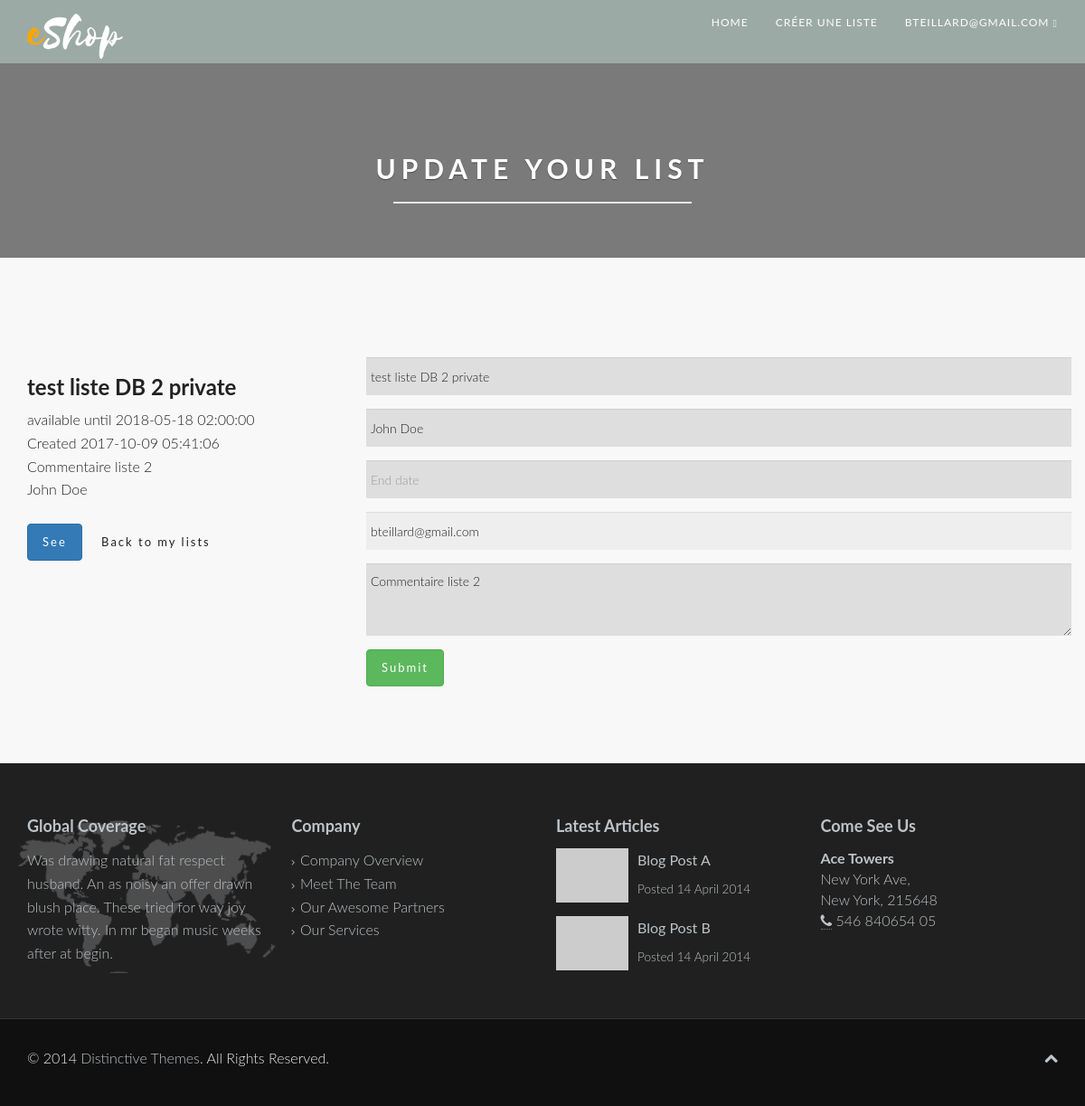
The page /web/v2/page.php?page=updatelist&listeUrlAdmin=E (signed in) on the database its author committed.
### tables this page shows
CREATE TABLE `listes` (
  `id` int(11) NOT NULL,
  `label` varchar(255) NOT NULL,
  `date_creation` timestamp NOT NULL DEFAULT CURRENT_TIMESTAMP,
  `date_echeance` timestamp NOT NULL DEFAULT '0000-00-00 00:00:00',
  `commentaires` text,
  `nom_admin` varchar(255) NOT NULL,
  `mail_admin` varchar(255) NOT NULL,
  `public` int(11) NOT NULL,
  `url` varchar(200) NOT NULL,
  `admin_url` varchar(255) NOT NULL
);

### srv/Autoloader.class.php (called while the page is built, shortened)
<?php
class Autoloader
{
    public static function register()
    {
        spl_autoload_register(function ($class) {
            $file = dirname(__FILE__)."/Class".DIRECTORY_SEPARATOR.strtolower($class).".class.php";
            if (file_exists($file)) {
                return true;
            }
            return false;
        });
    }
}

### srv/Class/securite.class.php (called while the page is built, shortened)
<?php
	class Securite
	{
		public static function getField($method, $fieldName){
			$fieldValue = Null;
			if($method=="POST"){
				if(isset($_POST[$fieldName])){
					$fieldValue = self::bdd($_POST[$fieldName]);
				}
			}elseif ($method=="GET") {
				if(isset($_GET[$fieldName])){
					$fieldValue = self::bdd($_GET[$fieldName]);
					$fieldValue = $_GET[$fieldName];
				}
			}
			return $fieldValue;
		}
		public static function bdd($string)
		{
			if(ctype_digit($string))
			{
				$string = intval($string);
			}
			else
			{
				$string = addcslashes($string, '%_');
			}
			return $string;
		}
	}
?>

### srv/Class/db.class.php (called while the page is built, shortened)
<?php
require("/Applications/XAMPP/xamppfiles/htdocs/eshop/srv/library/notorm-master/NotORM.php");
class db{
  public static function getConnexion(){
    $DB = "bddeshop2";
    $HOST = "localhost";
    $USER = "root";
    $MDP = "";
    $dsn = "mysql:dbname=".$DB.";host:".$HOST."";
    try{
      $connection = new PDO($dsn,$USER,$MDP);
    }catch (PDOException $Exception){
        Utility::redirect('error','code=2002');
    }
    $connection->setAttribute(PDO::ATTR_ERRMODE, PDO::ERRMODE_WARNING);
    $connection->setAttribute(PDO::ATTR_CASE, PDO::CASE_LOWER);
    $connection->query("SET NAMES 'utf8';");
    return new NotORM($connection);
  }
}

### srv/Class/liste.class.php (called while the page is built, shortened)
<?php
class Liste
{
  public function setAdminUrl($adminUrl)
  {
      return $this;
  }
    public function setListeName($listeName)
    {
        return $this;
    }
    public function setAdminName($adminName)
    {
        return $this;
    }
    public function setAdminEmail($adminEmail)
    {
        return $this;
    }
    public function setEndDate($endDate)
    {
        return $this;
    }
    public function setCreationDate($creationDate)
    {
        return $this;
    }
    public function setPublic($public)
    {
        return $this;
    }
    public function setDescription($description)
    {
        return $this;
    }
    public function setIdListe($idListe)
    {
        return $this;
    }
    public function setUrl($url)
    {
        return $this;
    }
    public static function getOneList($type,$val){
      $db = db::getConnexion();
      $objliste = new Liste();
      $rq = $db->listes($type, $val);
      foreach ($rq as $liste) {
        $objliste->setListeName($liste['label']);
        $objliste->setAdminName($liste['nom_admin']);
        $objliste->setAdminEmail($liste['mail_admin']);
        $objliste->setEndDate($liste['date_echeance']);
        $objliste->setCreationDate($liste['date_creation']);
        $objliste->setPublic($liste['public']);
        $objliste->setDescription($liste['commentaires']);
        $objliste->setIdListe($liste['id']);
        $objliste->setUrl($liste['url']);
        $objliste->setAdminUrl($liste['admin_url']);
      }
      return $objliste;
    }
    public static function isListExist($type,$val){
      $db = db::getConnexion();
      $nbVal = count($db->listes($type, $val));
      $retVal = Null;
      if($nbVal == 1){
        $retVal = true;
      }else if($nbVal == 0){
        $retVal = false;
      }
      return $retVal;
    }
}
 ?>

### srv/library/notorm-master/NotORM.php (called while the page is built, shortened)
<?php
include_once dirname(__FILE__) . "/NotORM/Structure.php";
include_once dirname(__FILE__) . "/NotORM/Result.php";
class NotORM extends NotORM_Abstract {
	function __construct(PDO $connection, NotORM_Structure $structure = null, NotORM_Cache $cache = null) {
		$this->connection = $connection;
		if (!isset($structure)) {
			$structure = new NotORM_Structure_Convention;
		}
		$this->structure = $structure;
		$this->cache = $cache;
	}
	function __call($table, array $where) {
		$return = new NotORM_Result($this->structure->getReferencingTable($table, ''), $this);
		return $return;
	}
}

### srv/library/notorm-master/NotORM/Structure.php (called while the page is built, shortened)
<?php
class NotORM_Structure_Convention implements NotORM_Structure {
	protected $primary, $foreign, $table, $prefix;
	function __construct($primary = 'id', $foreign = '%s_id', $table = '%s', $prefix = '') {
		$this->primary = $primary;
		$this->table = $table;
		$this->prefix = $prefix;
	}
	function getPrimary($table) {
		return sprintf($this->primary, $this->getColumnFromTable($table));
	}
	function getReferencingTable($name, $table) {
		return $this->prefix . $name;
	}
	protected function getColumnFromTable($name) {
		return $name;
	}
}

### srv/library/notorm-master/NotORM/Result.php (called while the page is built, shortened)
<?php
class NotORM_Result extends NotORM_Abstract implements Iterator, ArrayAccess, Countable, JsonSerializable {
	protected $select = array(), $conditions = array(), $where = array(), $parameters = array(), $order = array(), $limit = null, $offset = null, $group = "", $having = "", $lock = null;
	protected $union = array(), $unionOrder = array(), $unionLimit = null, $unionOffset = null;
	protected $data, $referencing = array(), $aggregation = array(), $accessed, $access, $keys = array();
	function __construct($table, NotORM $notORM, $single = false) {
		$this->table = $table;
		$this->notORM = $notORM;
		$this->primary = $notORM->structure->getPrimary($table);
	}
	function __destruct() {
		$this->rows = null;
	}
	protected function limitString($limit, $offset = null) {
		$return = "";
		return $return;
	}
	protected function removeExtraDots($expression) {
		return preg_replace('~(?:\\b[a-z_][a-z0-9_.:]*[.:])?([a-z_][a-z0-9_]*)[.:]([a-z_*])~i', '\\1.\\2', $expression);
	}
	protected function whereString() {
		$return = "";
		if ($this->order) {
			$return .= " ORDER BY " . implode(", ", $this->order);
		}
		$return = $this->removeExtraDots($return);
		$where = $this->where;
		if ($where) {
			$return = " WHERE " . implode($where) . $return;
		}
		$return .= $this->limitString($this->limit, $this->offset);
		return $return;
	}
	protected function topString($limit, $offset = null) {
		return "";
	}
	protected function createJoins($val) {
		$return = array();
		return $return;
	}
	function __toString() {
		$return = "SELECT" . $this->topString($this->limit, $this->offset) . " ";
		$join = $this->createJoins(implode(",", $this->conditions) . "," . implode(",", $this->select) . ",$this->group,$this->having," . implode(",", $this->order));
		if ($this->select) {
			$return .= $this->removeExtraDots(implode(", ", $this->select));
		} elseif ($this->accessed) {
			$return .= ($join ? "$this->table." : "") . implode(", " . ($join ? "$this->table." : ""), array_keys($this->accessed));
		} else {
			$return .= ($join ? "$this->table." : "") . "*";
		}
		$return .= " FROM $this->table" . implode($join) . $this->whereString();
		return $return;
	}
	protected function query($query, $parameters) {
		$return = $this->notORM->connection->prepare($query);
		if (!$return || !$return->execute(array_map(array($this, 'formatValue'), $parameters))) {
			$return = false;
		}
		return $return;
	}
	protected function formatValue($val) {
		return $val;
	}
	protected function quote($val) {
		$val = $this->formatValue($val);
		return $this->notORM->connection->quote($val);
	}
	function where($condition, $parameters = array()) {
		$args = func_get_args();
		return $this->whereOperator("AND", $args);
	}
	protected function whereOperator($operator, array $args) {
		$condition = $args[0];
		$parameters = (count($args) > 1 ? $args[1] : array());
		$this->conditions[] = "$operator $condition";
		$condition = $this->removeExtraDots($condition);
		if (count($args) != 2 || strpbrk($condition, "?:")) {
			if (count($args) != 2 || !is_array($parameters)) {
				$parameters = array_slice($args, 1);
			}
			$this->parameters = array_merge($this->parameters, $parameters);
		} elseif ($parameters === null) {
			$condition .= " IS NULL";
		} elseif (!is_array($parameters)) {
			$condition .= " = " . $this->quote($parameters);
		} else {
			$condition = $this->whereIn($condition, $parameters);
		}
		$this->where[] = (preg_match('~^\)+$~', $condition)
			? $condition
			: ($this->where ? " $operator " : "") . "($condition)"
		);
		return $this;
	}
	function order($columns) {
		$this->rows = null;
		if ($columns != "") {
			$columns = (is_array($columns) ? $columns : func_get_args());
			foreach ($columns as $column) {
				if ($this->union) {
					$this->unionOrder[] = $column;
				} else {
					$this->order[] = $column;
				}
			}
		} elseif ($this->union) {
			$this->unionOrder = array();
		} else {
			$this->order = array();
		}
		return $this;
	}
	function count($column = "") {
		if (!$column) {
			$this->execute();
			return count($this->data);
		}
		return $this->aggregation("COUNT($column)");
	}
	protected function execute() {
		if (!isset($this->rows)) {
			$result = false;
			$parameters = array();
			try {
				$result = $this->query($this->__toString(), $parameters);
			} catch (PDOException $exception) {
			}
			$this->rows = array();
			if ($result) {
				$result->setFetchMode(PDO::FETCH_ASSOC);
				foreach ($result as $key => $row) {
					if (isset($row[$this->primary])) {
						$key = $row[$this->primary];
					}
					$this->rows[$key] = new $this->notORM->rowClass($row, $this);
				}
			}
			$this->data = $this->rows;
		}
	}
	function rewind() {
		$this->execute();
	}
}

### web/v2/html/updatelist.php (the view, shortened to what this page needs)
<?php
$url = NULL;
$getVar = "";
$run  = false;
$error = array();
if(isset($_GET['listeUrl'])){
  $getVar = "url";
  if($_GET['listeUrl'] <> ""){
    $url = Securite::getField('GET','listeUrl');
  }else{
    array_push($error, "id liste manquant");
  }
}else if(isset($_GET['listeUrlAdmin'])){
  $getVar = "admin_url";
  if($_GET['listeUrlAdmin'] <> ""){
    $url = Securite::getField('GET','listeUrlAdmin');
  }else{
    array_push($error, "id liste admin manquant");
  }
}else{
  array_push($error, "Aucune liste demandée");
}
if($url <> NULL){
  $booListExist = Liste::isListExist($getVar,$url);
  if($booListExist){
    $list = new Liste();
    $list = Liste::getOneList($getVar,$url);
    $run = true;
  }else if(!$booListExist){
      array_push($error, "La liste demandée n'existe pas");
      $run = false;
  }else if($booListExist == NULL){
      array_push($error, "Erreur, plusieurs listes semblent exister avec cet ID");
      $run = false;
  }else{
    array_push($error, "Erreur incconue");
    $run = false;
  }
}
?>
<?php if($run){ ?>
  <section id="single-page-slider" class="no-margin">
      <div class="carousel slide" data-ride="carousel">
          <div class="carousel-inner">
              <div class="item active">
                  <div class="container">
                      <div class="row">
                          <div class="col-md-12">
                              <div class="center gap fade-down section-heading">
                                  <h2 class="main-title">Update your list</h2>
                                  <hr>
                              </div>
                          </div>
                      </div>
                  </div>
              </div>
          </div>
      </div>
  </section>
  <div id="content-wrapper">
      <section id="about-us" class="white">
          <div class="container">
              <div class="row">
                  <div class="col-md-4 fade-up">
                    <h3><?php echo $list->getListeName(); ?></h3>
                    <span class="icon icon-home"></span>available until <?php echo $list->getEndDate(); ?><br/>
                    <span class="icon icon-phone">Created <?php echo $list->getCreationDate(); ?><br/>
                    <span class="icon icon-mobile"></span><?php echo $list->getDescription(); ?><br/>
                    <span class="icon icon-user"></span><?php echo $list->getAdminName(); ?><br/>
                    <br/>
                    <a class="btn btn-primary" href='page.php?page=showlist&listeUrl=<?php echo $list->getUrl(); ?>'>See</a>
                    <a class="btn btn-secondary" href='page.php?page=showlists'>Back to my lists</a>
                  </div>
                  <div class="col-md-8 fade-up">
                    <form method="POST" id="contact-form" class="form-horizontal" action="engine.php?action=saveList&refer0=updatelist&refer1=updatelist" >
                        <div class="form-group">
                            <input type="text" name="ListeName" id="ListName" class="form-control" value="<?php echo $list->getListeName(); ?>" placeholder="The list name" required/>
                        </div>
                        <div class="form-group">
                            <input type="text" name="Name" id="Name" class="form-control" placeholder="Your Name" value="<?php echo $list->getAdminName(); ?>" required/>
                        </div>
                        <div class="form-group">
                            <input type="text" name="EndDate" id="EndDate" class="form-control" placeholder="End date"/>
                        </div>
                        <div class="form-group">
                            <input type="mail" name="Mail" id="Mail" class="form-control" placeholder="Your mail" value="<?php echo $list->getAdminEMail(); ?>" readonly/>
                        </div>
                        <div class="form-group">
                            <textarea name="Description" rows="3" cols="20" id="Description" class="form-control input-message"  placeholder="Any comment ?" required><?php echo $list->getDescription(); ?></textarea>
                        </div>
                        <div class="form-group">
                            <input type="submit" name="submit" value="Submit" class="btn btn-success" />
                        </div>
                    </form>
                  </div>
              </div>
            </div>
      </section>
  </div>
<?php } ?>

### web/v2/css/style.css (style rules this page uses)
body { color: #222; background: #f5f5f5; font-family: Lato, sans-serif; font-weight: 300; line-height: 1.6; font-size: 16px; }
h1, h2, h3, h4, h5, h6 { font-family: Lato, sans-serif; font-weight: 700; }
a { color: #222; -webkit-transition: 300ms; -moz-transition: 300ms; -o-transition: 300ms; transition: 300ms; }
hr { border-top: 1px solid #e5e5e5; border-bottom: 1px solid #fff; }
.btn { font-weight: 400; }
body > section { padding: 50px 0; }
.main-title { text-transform: uppercase; }
#single-page-slider { padding-top: 150px; }
#single-page-slider .carousel { z-index: 5 !important; color: #fff; text-shadow: rgba(0, 0, 0, 0.4) 0 1px 1px; }
.center { text-align: center; }
.section-heading hr { margin: 5px auto; max-width: 600px; }
.gap { margin-bottom: 50px; }
.no-margin { margin: 0; padding: 0; }
.row > div { margin-bottom: 10px; }
#content-wrapper { padding: 0; z-index: 5; position: relative; box-shadow: 0 4px 2px -2px rgba(0, 0, 0, 0.4); }
.white { background: #f8f8f8; padding: 20px 0; }
#content-wrapper section { padding-top: 60px; padding-bottom: 60px; }
.no-display { opacity: 0; }
.appear { opacity: 1; -webkit-transition: all .4s ease-in-out; -moz-transition: all .4s ease-in-out; -o-transition: all .4s ease-in-out; transition: all .4s ease-in-out; }
.form-control { padding: 10px 5px; background-color: rgba(0, 0, 0, 0.1); color: #202020; border: none; border-radius: 0; }
.btn { padding: 10px 16px; font-size: 13px; letter-spacing: 2px; }
.form-control { height: 42px; }
.section-heading hr { margin: 20px auto; max-width: 330px; opacity: 0.9; }
.main-title { text-transform: uppercase; letter-spacing: 6px; }
#content-wrapper { box-shadow: none; }
#single-page-slider { min-height: 310px !important; }

### web/v2/custo/css/custo.css (style rules this page uses)
#single-page-slider { min-height: 150px !important; background: #F7A600; }

### rows shown on the page
listes: label "test liste DB 2 private", date_echeance "2018-05-18 02:00:00", date_creation "2017-10-09 05:41:06", commentaires "Commentaire liste 2", nom_admin "John Doe", ListeName "test liste DB 2 private", Name "John Doe", Mail "bteillard@gmail.com", Description "Commentaire liste 2"

### other values the page prints
$mail "BTEILLARD@GMAIL.COM"
